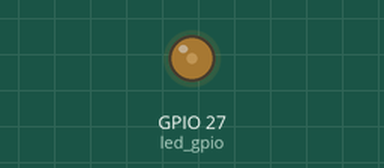
Recording of a sketch running on a simulated ESP32. Shown: output pins drawn as LEDs (lit = HIGH).

Above: at 0.4 s.
At 4.0 s:
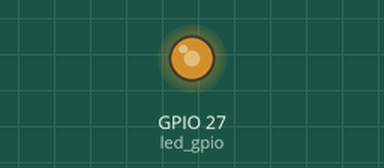
At 7.6 s:
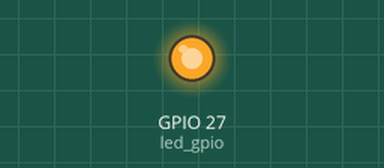
At 15.4 s:
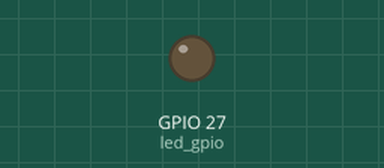
Timing chart, 0 to 16.9 s (numbered marks = the images above):
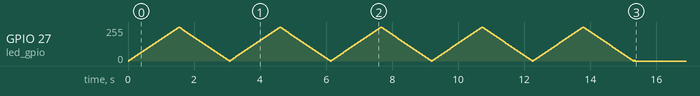

The sketch:

TE_Simple_PWM_Bounded.ino
```cpp
const byte led_gpio = 27;  // the PWM pin the LED is attached to
int brightness = 0;        // how bright the LED is
int fadeAmount = 5;        // how many points to fade the LED by

// the setup routine runs once when you press reset:
void setup() {

  // Initialize channels
  // channels 0-15, resolution 1-16 bits, freq limits depend on resolution
  // ledcSetup(uint8_t channel, uint32_t freq, uint8_t resolution_bits);
  ledcSetup(0, 4000, 8);       // 12 kHz PWM, 8-bit resolution
  ledcAttachPin(led_gpio, 0);  // assign a led pins to a channel
  for (int i = 0; i <= 511; i++) {
    ledcWrite(0, brightness);  // set the brightness of the LED

    // change the brightness for next time through the loop:
    brightness = brightness + fadeAmount;

    // reverse the direction of the fading at the ends of the fade:
    if (brightness <= 0 || brightness >= 255) {
      fadeAmount = -fadeAmount;
    }
    // wait for 30 milliseconds to see the dimming effect
    delay(30);
  }
  ledcWrite(0, 0);
}

// the loop routine runs over and over again forever:
void loop() {
}
```
